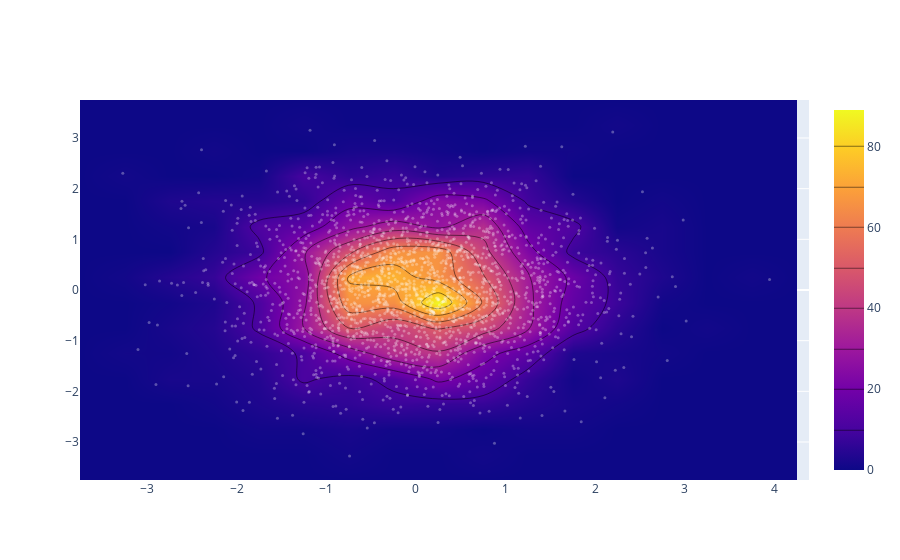

This figure's notebook cell:
### Code cell
x = np.random.randn(2000)
y = np.random.randn(2000)
iplot([Histogram2dContour(x=x, y=y, contours=Contours(coloring='heatmap')),
       Scatter(x=x, y=y, mode='markers', marker=Marker(color='white', size=3, opacity=0.3))], show_link=False)

### Figure 1 — Plotly figure (JSON) as saved in the notebook; plotly's stock layout.template omitted (floating-point values rounded to 4 significant figures; data arrays with more than 128 entries replaced by an {"elided": "..."} marker saying what was removed)
{"data": [{"contours": {"coloring": "heatmap"}, "type": "histogram2dcontour", "x": {"elided": "2000 float values"}, "y": {"elided": "2000 float values"}}, {"marker": {"color": "white", "opacity": 0.3, "size": 3}, "mode": "markers", "type": "scatter", "x": {"elided": "2000 float values"}, "y": {"elided": "2000 float values"}}], "layout": {}}
